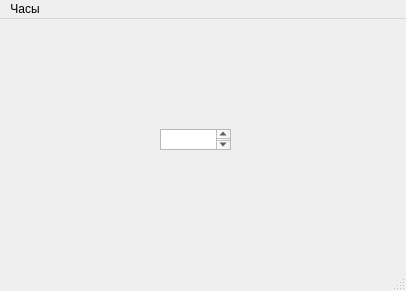
<?xml version="1.0" encoding="UTF-8"?>
<ui version="4.0">
 <class>MainWindow</class>
 <widget class="QMainWindow" name="MainWindow">
  <property name="geometry">
   <rect>
    <x>0</x>
    <y>0</y>
    <width>406</width>
    <height>291</height>
   </rect>
  </property>
  <property name="windowTitle">
   <string>MainWindow</string>
  </property>
  <widget class="QWidget" name="centralwidget">
   <widget class="QTextBrowser" name="textBrowser">
    <property name="geometry">
     <rect>
      <x>160</x>
      <y>110</y>
      <width>71</width>
      <height>21</height>
     </rect>
    </property>
   </widget>
  </widget>
  <widget class="QMenuBar" name="menubar">
   <property name="geometry">
    <rect>
     <x>0</x>
     <y>0</y>
     <width>406</width>
     <height>21</height>
    </rect>
   </property>
   <widget class="QMenu" name="menujffww">
    <property name="title">
     <string>Часы</string>
    </property>
    <addaction name="action"/>
    <addaction name="action_2"/>
   </widget>
   <addaction name="menujffww"/>
  </widget>
  <widget class="QStatusBar" name="statusbar"/>
  <action name="action">
   <property name="checkable">
    <bool>false</bool>
   </property>
   <property name="checked">
    <bool>false</bool>
   </property>
   <property name="text">
    <string>Справка</string>
   </property>
  </action>
  <action name="action_2">
   <property name="text">
    <string>Закрыть</string>
   </property>
  </action>
 </widget>
 <resources/>
 <connections/>
</ui>
